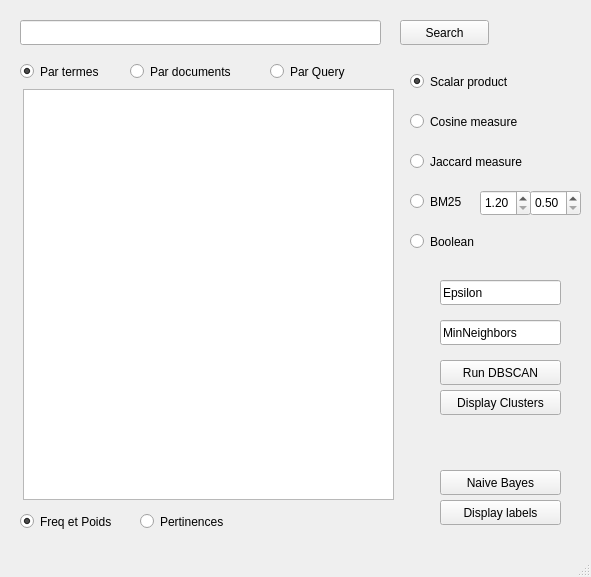
<?xml version="1.0" encoding="UTF-8"?>
<ui version="4.0">
 <class>MainWindow</class>
 <widget class="QMainWindow" name="MainWindow">
  <property name="geometry">
   <rect>
    <x>0</x>
    <y>0</y>
    <width>591</width>
    <height>577</height>
   </rect>
  </property>
  <property name="windowTitle">
   <string>Recherche D'information</string>
  </property>
  <widget class="QWidget" name="centralwidget">
   <widget class="QLineEdit" name="query">
    <property name="geometry">
     <rect>
      <x>20</x>
      <y>20</y>
      <width>361</width>
      <height>25</height>
     </rect>
    </property>
    <property name="text">
     <string/>
    </property>
   </widget>
   <widget class="QPushButton" name="searchButton">
    <property name="geometry">
     <rect>
      <x>400</x>
      <y>20</y>
      <width>89</width>
      <height>25</height>
     </rect>
    </property>
    <property name="text">
     <string>Search</string>
    </property>
   </widget>
   <widget class="QTextEdit" name="textEdit">
    <property name="geometry">
     <rect>
      <x>23</x>
      <y>89</y>
      <width>371</width>
      <height>411</height>
     </rect>
    </property>
   </widget>
   <widget class="QRadioButton" name="radioPertinences">
    <property name="geometry">
     <rect>
      <x>140</x>
      <y>510</y>
      <width>131</width>
      <height>23</height>
     </rect>
    </property>
    <property name="text">
     <string>Pertinences</string>
    </property>
    <property name="checked">
     <bool>false</bool>
    </property>
    <attribute name="buttonGroup">
     <string notr="true">displayGroup</string>
    </attribute>
   </widget>
   <widget class="QRadioButton" name="radioWeight">
    <property name="geometry">
     <rect>
      <x>20</x>
      <y>510</y>
      <width>112</width>
      <height>23</height>
     </rect>
    </property>
    <property name="text">
     <string>Freq et Poids</string>
    </property>
    <property name="checked">
     <bool>true</bool>
    </property>
    <attribute name="buttonGroup">
     <string notr="true">displayGroup</string>
    </attribute>
   </widget>
   <widget class="QRadioButton" name="radioScalar">
    <property name="geometry">
     <rect>
      <x>410</x>
      <y>70</y>
      <width>141</width>
      <height>23</height>
     </rect>
    </property>
    <property name="text">
     <string>Scalar product</string>
    </property>
    <property name="checked">
     <bool>true</bool>
    </property>
    <attribute name="buttonGroup">
     <string notr="true">pertinenceGroup</string>
    </attribute>
   </widget>
   <widget class="QRadioButton" name="radioCosine">
    <property name="geometry">
     <rect>
      <x>410</x>
      <y>110</y>
      <width>141</width>
      <height>23</height>
     </rect>
    </property>
    <property name="text">
     <string>Cosine measure</string>
    </property>
    <attribute name="buttonGroup">
     <string notr="true">pertinenceGroup</string>
    </attribute>
   </widget>
   <widget class="QRadioButton" name="radioJacc">
    <property name="geometry">
     <rect>
      <x>410</x>
      <y>150</y>
      <width>141</width>
      <height>23</height>
     </rect>
    </property>
    <property name="text">
     <string>Jaccard measure</string>
    </property>
    <attribute name="buttonGroup">
     <string notr="true">pertinenceGroup</string>
    </attribute>
   </widget>
   <widget class="QRadioButton" name="radioBM25">
    <property name="enabled">
     <bool>true</bool>
    </property>
    <property name="geometry">
     <rect>
      <x>410</x>
      <y>190</y>
      <width>141</width>
      <height>23</height>
     </rect>
    </property>
    <property name="text">
     <string>BM25</string>
    </property>
    <attribute name="buttonGroup">
     <string notr="true">pertinenceGroup</string>
    </attribute>
   </widget>
   <widget class="QRadioButton" name="radioByTerm">
    <property name="geometry">
     <rect>
      <x>20</x>
      <y>60</y>
      <width>112</width>
      <height>23</height>
     </rect>
    </property>
    <property name="text">
     <string>Par termes</string>
    </property>
    <property name="checked">
     <bool>true</bool>
    </property>
    <attribute name="buttonGroup">
     <string notr="true">queryTypeGroup</string>
    </attribute>
   </widget>
   <widget class="QRadioButton" name="radioBool">
    <property name="enabled">
     <bool>true</bool>
    </property>
    <property name="geometry">
     <rect>
      <x>410</x>
      <y>230</y>
      <width>141</width>
      <height>23</height>
     </rect>
    </property>
    <property name="text">
     <string>Boolean</string>
    </property>
    <attribute name="buttonGroup">
     <string notr="true">pertinenceGroup</string>
    </attribute>
   </widget>
   <widget class="QPushButton" name="displayClusterButton">
    <property name="geometry">
     <rect>
      <x>440</x>
      <y>390</y>
      <width>121</width>
      <height>25</height>
     </rect>
    </property>
    <property name="text">
     <string>Display Clusters</string>
    </property>
   </widget>
   <widget class="QPushButton" name="dbscanButton">
    <property name="geometry">
     <rect>
      <x>440</x>
      <y>360</y>
      <width>121</width>
      <height>25</height>
     </rect>
    </property>
    <property name="text">
     <string>Run DBSCAN</string>
    </property>
   </widget>
   <widget class="QLineEdit" name="epsilon">
    <property name="geometry">
     <rect>
      <x>440</x>
      <y>280</y>
      <width>121</width>
      <height>25</height>
     </rect>
    </property>
    <property name="text">
     <string>Epsilon</string>
    </property>
   </widget>
   <widget class="QLineEdit" name="minNeighors">
    <property name="geometry">
     <rect>
      <x>440</x>
      <y>320</y>
      <width>121</width>
      <height>25</height>
     </rect>
    </property>
    <property name="text">
     <string>MinNeighbors</string>
    </property>
   </widget>
   <widget class="QRadioButton" name="radioByDoc">
    <property name="geometry">
     <rect>
      <x>130</x>
      <y>60</y>
      <width>131</width>
      <height>23</height>
     </rect>
    </property>
    <property name="text">
     <string>Par documents</string>
    </property>
    <attribute name="buttonGroup">
     <string notr="true">queryTypeGroup</string>
    </attribute>
   </widget>
   <widget class="QRadioButton" name="radioByQuery">
    <property name="geometry">
     <rect>
      <x>270</x>
      <y>60</y>
      <width>112</width>
      <height>23</height>
     </rect>
    </property>
    <property name="text">
     <string>Par Query</string>
    </property>
    <attribute name="buttonGroup">
     <string notr="true">queryTypeGroup</string>
    </attribute>
   </widget>
   <widget class="QPushButton" name="naiveBayesButton">
    <property name="geometry">
     <rect>
      <x>440</x>
      <y>470</y>
      <width>121</width>
      <height>25</height>
     </rect>
    </property>
    <property name="text">
     <string>Naive Bayes</string>
    </property>
   </widget>
   <widget class="QPushButton" name="displayLabelsButton">
    <property name="geometry">
     <rect>
      <x>440</x>
      <y>500</y>
      <width>121</width>
      <height>25</height>
     </rect>
    </property>
    <property name="text">
     <string>Display labels</string>
    </property>
   </widget>
   <widget class="QDoubleSpinBox" name="KSpinBox">
    <property name="geometry">
     <rect>
      <x>480</x>
      <y>190</y>
      <width>51</width>
      <height>26</height>
     </rect>
    </property>
    <property name="minimum">
     <double>1.200000000000000</double>
    </property>
    <property name="maximum">
     <double>2.000000000000000</double>
    </property>
    <property name="singleStep">
     <double>0.050000000000000</double>
    </property>
   </widget>
   <widget class="QDoubleSpinBox" name="BSpinBox">
    <property name="geometry">
     <rect>
      <x>530</x>
      <y>190</y>
      <width>51</width>
      <height>26</height>
     </rect>
    </property>
    <property name="decimals">
     <number>2</number>
    </property>
    <property name="minimum">
     <double>0.500000000000000</double>
    </property>
    <property name="maximum">
     <double>0.750000000000000</double>
    </property>
    <property name="singleStep">
     <double>0.050000000000000</double>
    </property>
   </widget>
  </widget>
  <widget class="QStatusBar" name="statusbar"/>
 </widget>
 <resources/>
 <connections/>
 <buttongroups>
  <buttongroup name="displayGroup"/>
  <buttongroup name="pertinenceGroup"/>
  <buttongroup name="queryTypeGroup"/>
 </buttongroups>
</ui>
